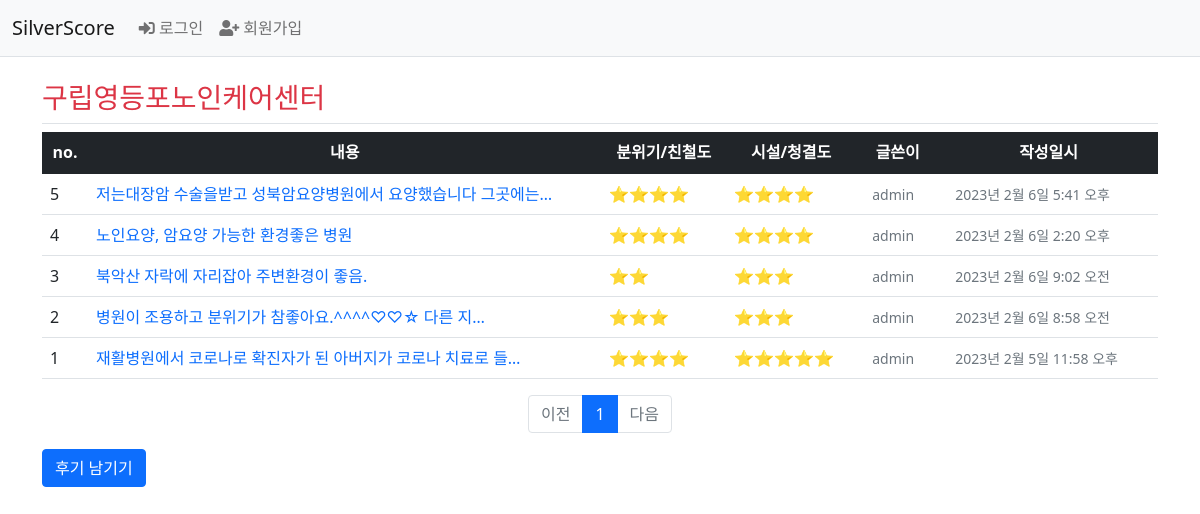
The page /member/review/list/2/ on the database its author committed.
### member/models.py (models this page shows)
class LongTermAdmin(models.Model):
    id = models.AutoField(primary_key=True)
    longTermAdminSym = models.CharField(max_length=11)
    adminPttnCd = models.CharField(max_length=3)
    siDoCd = models.CharField(max_length=2)
    siGunGuCd = models.CharField(max_length=3)
    adminNm = models.CharField(max_length=100)
    ratingCd = models.CharField(max_length=15, blank=True, null=True)
    ratingDate = models.DateField()
    ratingGrade = models.CharField(max_length=1)
    detailAddr = models.CharField(max_length=1000)
    telNo = models.CharField(max_length=18)
    jaehwalCd = models.CharField(max_length=1, blank=True, null=True)
    chimaeCd = models.CharField(max_length=1, blank=True, null=True)
    photo = models.ImageField(upload_to='images/', null=True)
    longTermPeribRgtDt = models.DateField()
    stpRptDt = models.DateField()
    adminCd = models.CharField(max_length=1)
    sidogungucode = models.ForeignKey(SiDoGunGuCode, on_delete=models.CASCADE)
    adminpttncode = models.ForeignKey(AdminPttnCode, on_delete=models.CASCADE)

class Review(models.Model):
    id = models.BigAutoField(primary_key=True)
    amKind = models.SmallIntegerField(default=0)
    faClean = models.SmallIntegerField(default=0)
    content = models.CharField(max_length=500, blank=True)
    createDate = models.DateTimeField()
    modifyDate = models.DateTimeField(null=True, blank=True)
    user = models.ForeignKey(User, on_delete=models.CASCADE)
    longtermadmin = models.ForeignKey(LongTermAdmin, on_delete=models.CASCADE)

### member/views.py (the view)
# urls.py: path('review/list/<int:longtermadmin_id>/', views.review_index, name='review_index'),
def review_index(request, longtermadmin_id):
    longtermadmin = get_object_or_404(LongTermAdmin, pk=longtermadmin_id)
    page = request.GET.get('page', 1)   # 페이지
    review_list = Review.objects.filter(longtermadmin_id=longtermadmin_id).order_by('-createDate')
    paginator = Paginator(review_list, 10)    # 페이지당 10개씩 보여주기
    page_obj = paginator.get_page(page)
    context = {'longtermadmin': longtermadmin, 'review_list': page_obj}
    return render(request, 'member/review_list.html', context)

### member/templatetags/member_filter.py (called while the page is built)
@register.filter
def sub(value, arg):
    return value - arg

### templates/member/review_list.html (shortened to what this page needs)
<!DOCTYPE html>
<html lang="en">
<head>
</head>
<body>
{% extends 'base.html' %}
{% load member_filter %}
{% block content %}
<div class="container my-3">
    <h3 class="border-bottom py-2 text-danger">{{ longtermadmin.adminNm }}</h3>
    <table class="table table-hover">
        <thead class="table-dark">
        <tr class="text-center">
            <th>no.</th>
            <th style="width:46%">내용</th>
            <th>분위기/친철도</th>
            <th>시설/청결도</th>
            <th>글쓴이</th>
            <th>작성일시</th>
        </tr>
        </thead>
        <tbody>
        {% if review_list %}
        {% for review in review_list %}
        <tr class="text-left">
            <td>
                {{ review_list.paginator.count|sub:review_list.start_index|sub:forloop.counter0|add:1 }}
            </td>
            <td class="text-start">
                <a class="text-decoration-none"
                   href="{% url 'member:review_detail' review.id %}">{{ review.content|truncatechars:34 }}</a>
            </td>
            <td>{% for i in ""|ljust:review.amKind %}⭐{% endfor %}</td>
            <td>{% for i in ""|ljust:review.faClean %}⭐{% endfor %}</td>
            <td><span class="text-secondary small mx-2">{{ review.user.username }}</span></td>
            <td><span class="text-secondary small mx-2">{{ review.createDate }}</span></td>
        </tr>
        {% endfor %}
        {% else %}
        <tr>
            <td colspan="4">후기가 없습니다.</td>
        </tr>
        {% endif %}
        </tbody>
    </table>
    <ul class="pagination justify-content-center">
        {% if review_list.has_previous %}
        <li class="page-item">
            <a class="page-link" href="?page={{ review_list.previous_page_number }}">이전</a>
        </li>
        {% else %}
        <li class="page-item disabled">
            <a class="page-link" tabindex="-1" aria-disabled="true" href="#">이전</a>
        </li>
        {% endif %}
        {% for page_number in review_list.paginator.page_range %}
        {% if page_number >= review_list.number|add:-5 and page_number <= review_list.number|add:5 %}
        {% if page_number == review_list.number %}
        <li class="page-item active" aria-current="page">
            <a class="page-link" href="?page={{ page_number }}">{{ page_number }}</a>
        </li>
        {% else %}
        <li class="page-item">
            <a class="page-link" href="?page={{ page_number }}">{{ page_number }}</a>
        </li>
        {% endif %}
        {% endif %}
        {% endfor %}
        {% if review_list.has_next %}
        <li class="page-item">
            <a class="page-link" href="?page={{ review_list.next_page_number }}">다음</a>
        </li>
        {% else %}
        <li class="page-item disabled">
            <a class="page-link" tabindex="-1" aria-disabled="true" href="#">다음</a>
        </li>
        {% endif %}
    </ul>
    <a href="{% url 'member:review_create' longtermadmin.id %}" class="btn btn-primary">후기 남기기</a>
</div>
{% endblock %}

### rows shown on the page
LongTermAdmin: adminNm "구립영등포노인케어센터"
Review: paginator.count|sub "5", content "저는대장암 수술을받고 성북암요양병원에서 요양했습니다 그곳에는…", amKind 4 (drawn), faClean 4 (drawn), user.username "admin", createDate "2023년 2월 6일 5:41 오후"
Review: paginator.count|sub "4", content "노인요양, 암요양 가능한 환경좋은 병원", amKind 4 (drawn), faClean 4 (drawn), user.username "admin", createDate "2023년 2월 6일 2:20 오후"
Review: paginator.count|sub "3", content "북악산 자락에 자리잡아 주변환경이 좋음.", amKind 2 (drawn), faClean 3 (drawn), user.username "admin", createDate "2023년 2월 6일 9:02 오전"
Review: paginator.count|sub "2", content "병원이 조용하고 분위기가 참좋아요.^^^^♡♡☆ 다른 지…", amKind 3 (drawn), faClean 3 (drawn), user.username "admin", createDate "2023년 2월 6일 8:58 오전"
Review: paginator.count|sub "1", content "재활병원에서 코로나로 확진자가 된 아버지가 코로나 치료로 들…", amKind 4 (drawn), faClean 5 (drawn), user.username "admin", createDate "2023년 2월 5일 11:58 오후"

### other values the page prints
{{ page_number }} "1"
